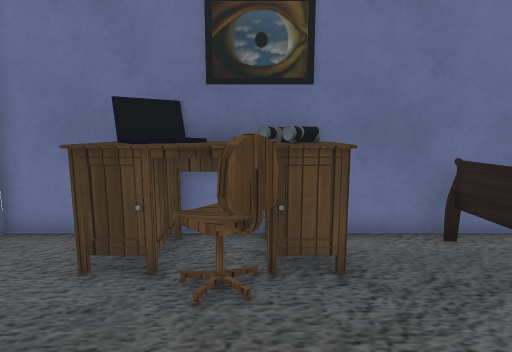
View 1 (above)

16 first-person views from a walk through a Unity game level. The camera is 1.4 m above the floor, tilts 8° down and sees 80° across. The floor is counted in squares, 0.5 m on a side. Each view is taken from the middle of a square. On the plan, view 1 faces up. The plan holds only what a view shows up to about 20 squares ahead; the rest is blank. The player is left out. Some animated figures are not drawn. Some surface patterns are stand-ins.

View 2
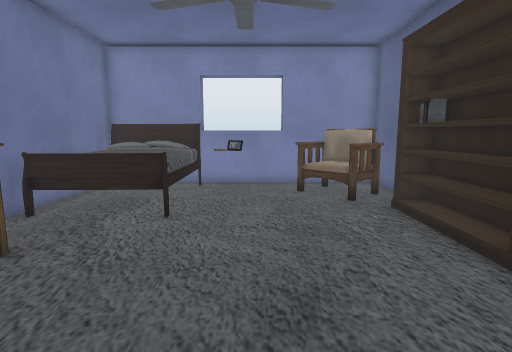

View 3
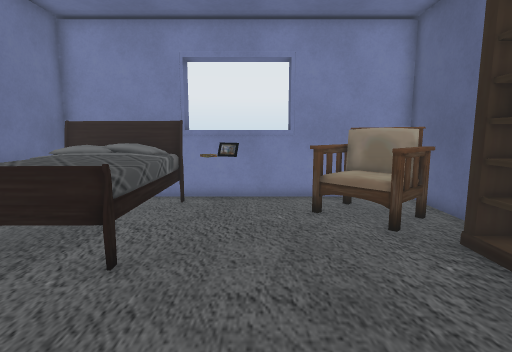

View 4
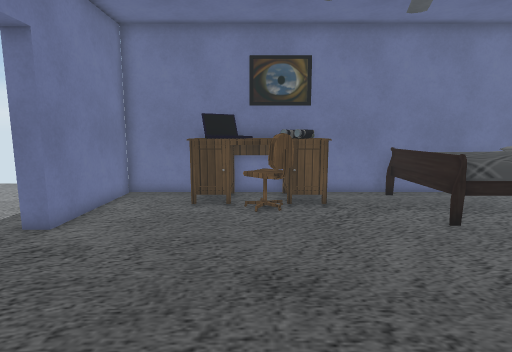

View 5
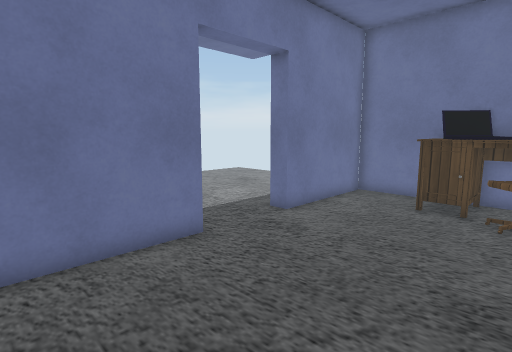

View 6
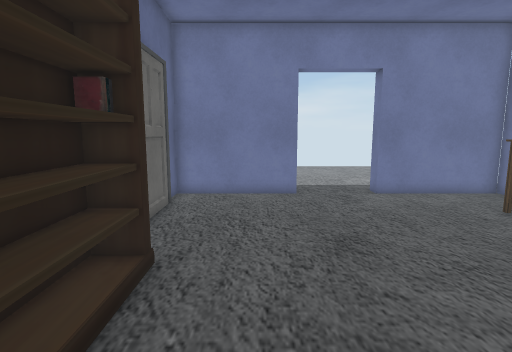

View 7
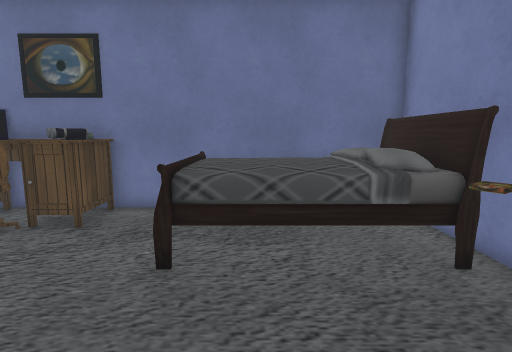

View 8
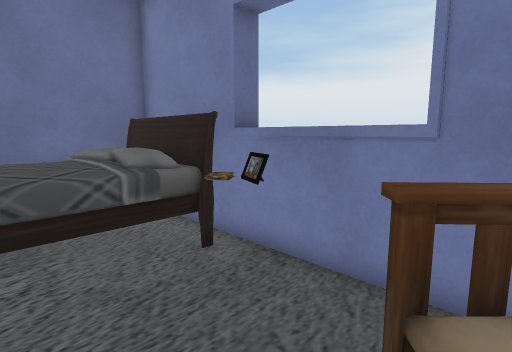

View 9
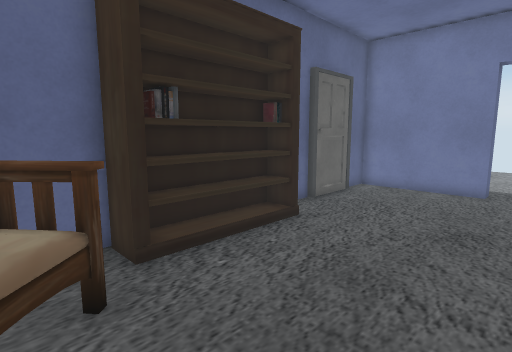

View 10
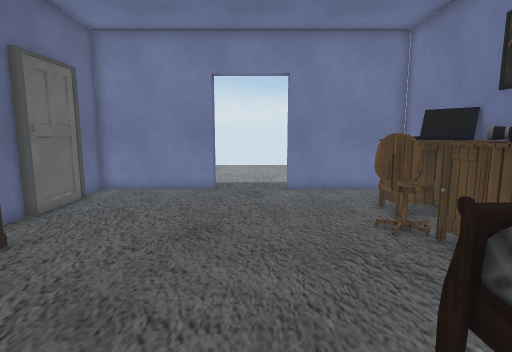

View 11
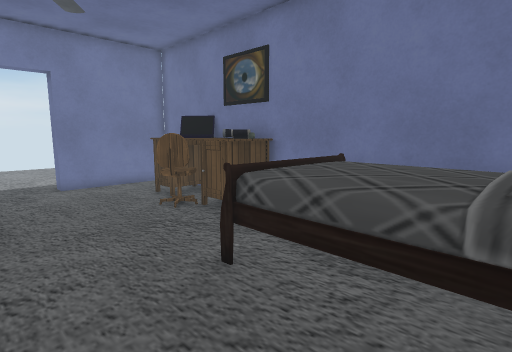

View 12
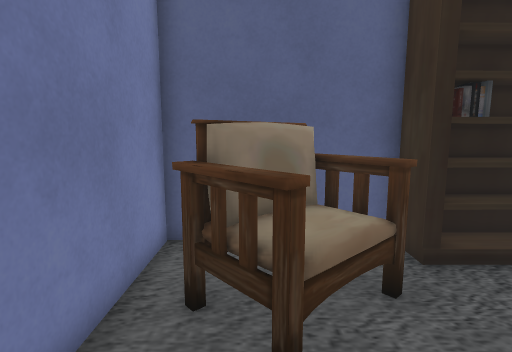

View 13
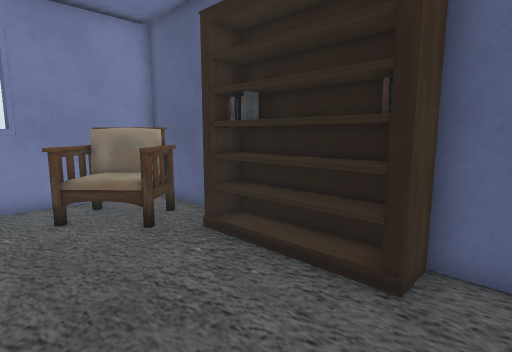

View 14
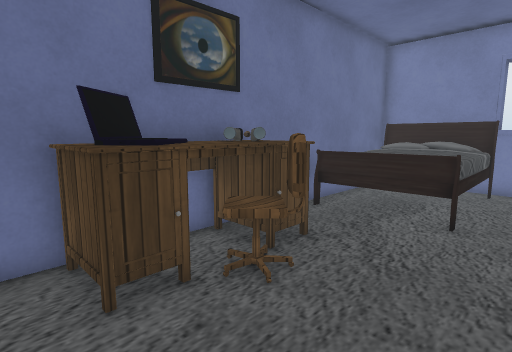

View 15
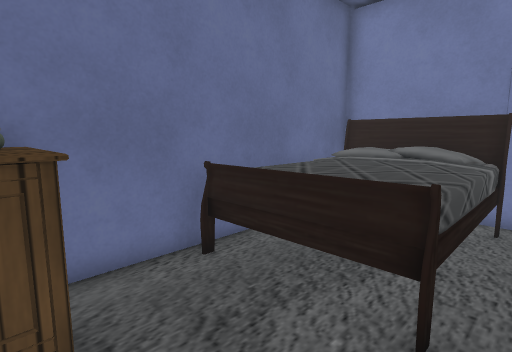

View 16
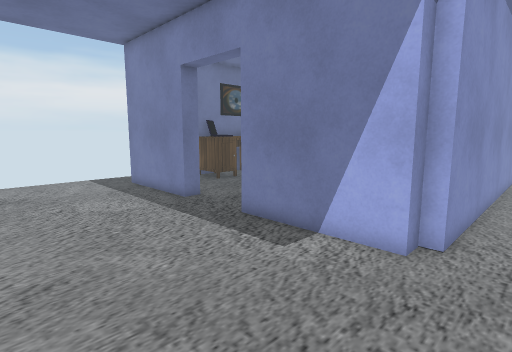

### Floor plan
Points are (right, up) in squares from view 1. A wall is a line through its corners. A room is listed if a view was taken in it or the views show most of it. See-through windows are left out.
Room 1 (views 1, 2, 3, 4, 5, 6, 7, 8, 9, 10, 11, 12, 13, 14, 15)
walls: (-1.4, 8.2) (-7, 8.2) (-7, 2.6) (-7.8, 2.6); (-1.9, -6.7) (0.8, -6.7); (6.4, -6.7) (12.3, -6.7) (12.3, 2.5); (-7.8, -1.1) (-7, -1.1) (-7, -6.7) (-5.5, -6.7); (-5.1, -6.5) (-1.8, -6.5); (12.2, -1.5) (13.2, -1.5); (13.2, 3.1) (12.4, 3.1); (12.3, 8.2) (0.4, 8.2)
ways out: opening at (-7.5, 1) to room 2; opening at (12.5, 1) to room 2
objects: other object (-4, 6) to (-3, 8); other object (-3, 6) to (-1, 7); other object (-1, 4) to (0, 6); other object (-1, 6) to (2, 8); other object (1, -6); other object (1, -6) to (6, -5); other object (5, -6); other object (5, 3) to (12, 7); other object (7, -6) to (11, -2); other object (11, 1); other object (11, 2)
Room 2 (view 16)
walls: (-7.8, 2.6) (-7.8, 8.2); (-7, -6.7) (-7.8, -6.7) (-7.8, -1.1); (5.6, -7.3) (-7, -7.3)
ways out: opening at (-7.5, 1) to room 1; opening at (12.5, 1) to room 1

Where each view was taken, in squares from view 1:
view 1: 0 up, 0 right, facing up
view 2: 0 up, 5 left, facing right
view 3: 0 up, 1 left, facing right
view 4: 6 down, 1 left, facing up
view 5: 6 down, 0 right, facing up-left
view 6: 3 down, 7 right, facing left
view 7: 3 down, 7 right, facing up
view 8: 3 down, 7 right, facing up-right
view 9: 1 up, 9 right, facing down-left
view 10: 1 up, 8 right, facing left
view 11: 1 down, 10 right, facing up-left
view 12: 1 up, 10 right, facing down
view 13: 0 up, 1 left, facing down-right
view 14: 1 up, 5 left, facing up-right
view 15: 2 up, 1 right, facing up-right
view 16: 9 down, 15 left, facing up-right
